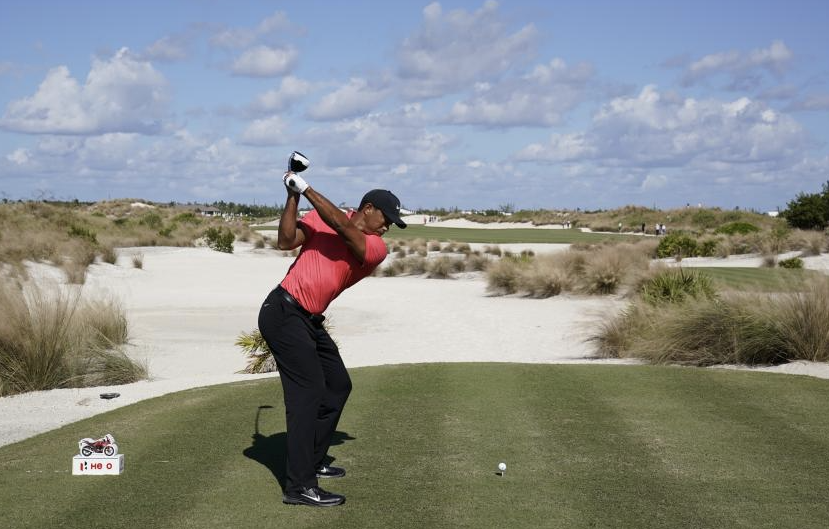
#> input picture 09-Deep Learning with OpenCV/images/Tiger_Woods.png, 1658 x 1058 px (shown at 1/2 size)
$ jupyter execute --allow-errors 05-OpenPose.ipynb
#> lines starting #> are read from the running program, lines starting #| are printed output that depends on the picture
[Realtime Multi-Person 2D Pose Estimation using Part Affinity Fields](https://openaccess.thecvf.com/content_cvpr_2017/papers/Cao_Realtime_Multi-Person_2D_CVPR_2017_paper.pdf)

[Models](https://github.com/CMU-Perceptual-Computing-Lab/openpose/tree/master/models/pose/mpi)

## 1- Importing Libraries

[cell 1]
import cv2
import numpy as np
import matplotlib.pyplot as plt

## 2- Loading Model

[cell 2]
protoFile = "models/caffe/pose_deploy_linevec_faster_4_stages.prototxt"
weightsFile = "models/caffe/pose_iter_160000.caffemodel"

[cell 3]
nPoints = 15
POSE_PAIRS = [[0,1], [1,2], [2,3], [3,4], [1,5], [5,6], [6,7], [1,14], [14,8], [8,9], [9,10], [14,11], [11,12], [12,13] ]

#> (the rest of this cell did not finish here and is left out)

## 3- Loading Image

[cell 4]
image = cv2.imread("images/Tiger_Woods.png")
#> image is the input picture: shape (1058, 1658, 3); mean B, G, R 139.3, 141.3, 137.6
height, width, _ = image.shape
#> height = 1058; width = 1658

plt.imshow(image[...,::-1]);

## 4- Converting Image to Blob

[cell 5]
blob = cv2.dnn.blobFromImage(image, 1.0 / 255, (368, 368), (0, 0, 0), swapRB=False, crop=False)

#> (the rest of this cell did not finish here and is left out)

## 5- Run Interface (forward pass)

#> (a cell that did not finish here is left out)

## 6- Extarct Points

#> (a cell that did not finish here is left out)

## 7- Display Points & Skeleton

[cell 8]
imPoints = image.copy()
imSkeleton = image.copy()
# Draw points
#> (the rest of this cell did not finish here and is left out)

[cell 9]
plt.figure(figsize=(50,50))
plt.subplot(121); plt.axis('off'); plt.imshow(imPoints[...,::-1]);
plt.subplot(122); plt.axis('off'); plt.imshow(imSkeleton[...,::-1]);
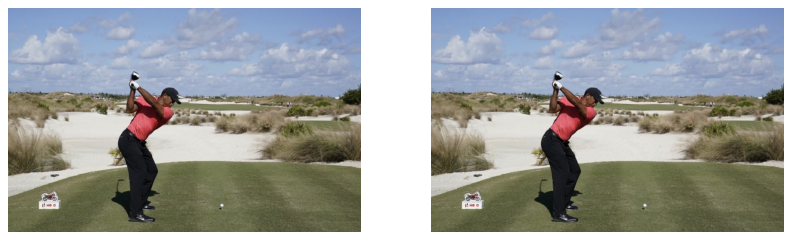
#> figure drawn by matplotlib, 2 panels

## - Another Example

[cell 10]
import cv2
import numpy as np
import matplotlib.pyplot as plt

image = cv2.imread("images/volleyball.jpg")
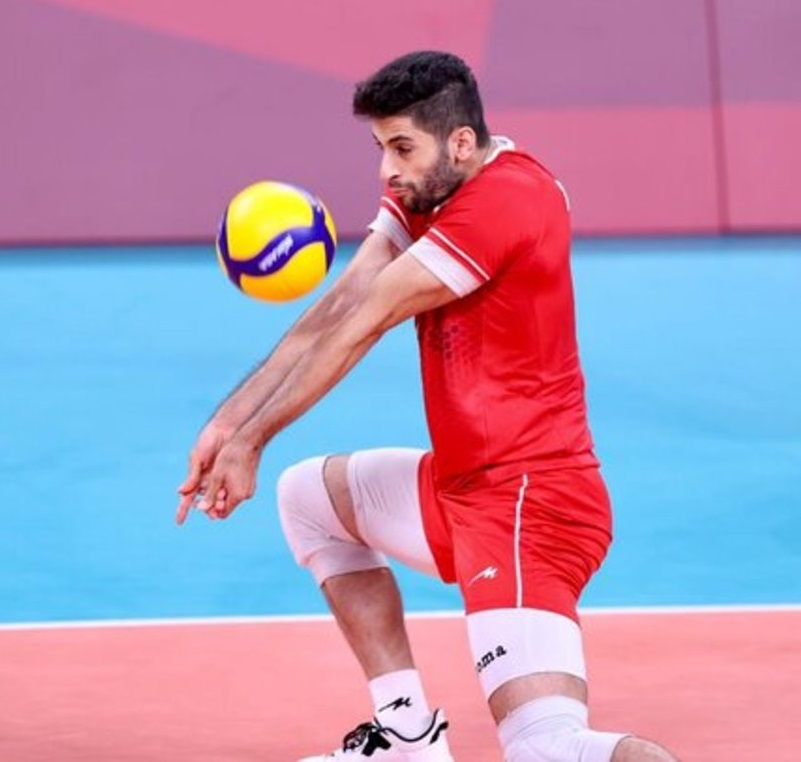
#> input picture 09-Deep Learning with OpenCV/images/volleyball.jpg, 801 x 762 px
#> image is the input picture: shape (762, 801, 3); mean B, G, R 175.1, 145.2, 178.9

protoFile = "model/caffe/pose_deploy_linevec_faster_4_stages.prototxt"
weightsFile = "model/caffe/pose_iter_160000.caffemodel"

nPoints = 15
POSE_PAIRS = [[0,1], [1,2], [2,3], [3,4], [1,5], [5,6], [6,7], [1,14], [14,8], [8,9], [9,10], [14,11], [11,12], [12,13] ]

# Load model and Forward Pass
#> (the rest of this cell did not finish here and is left out)
